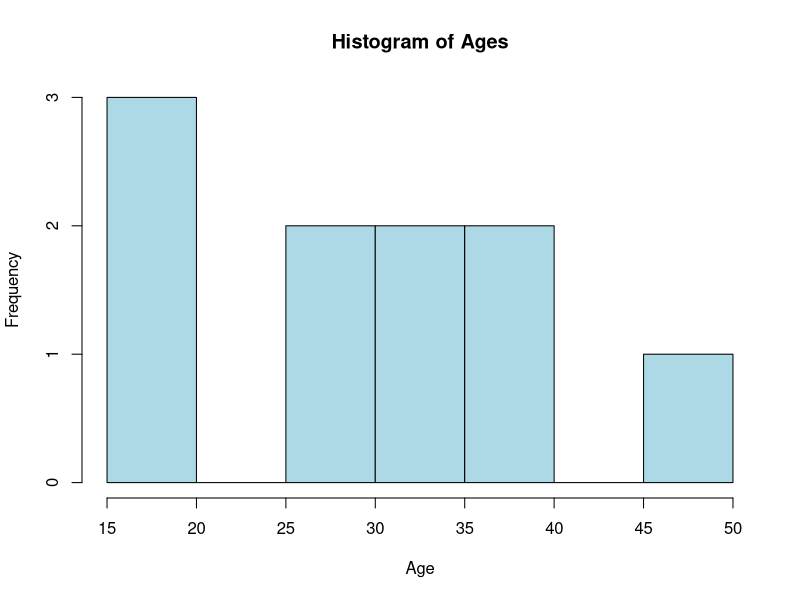

Write the R code that produced this figure.
example <- 123

example_data <- data.frame(
  ID = 1:10,
  Age = sample(18:50, 10, replace = TRUE),
  Score = round(runif(10, 50, 100), 1)
)

print(example_data)

hist(example_data$Age,
     main = "Histogram of Ages",
     xlab = "Age",
     ylab = "Frequency",
     col = "lightblue",
     border = "black"
)
